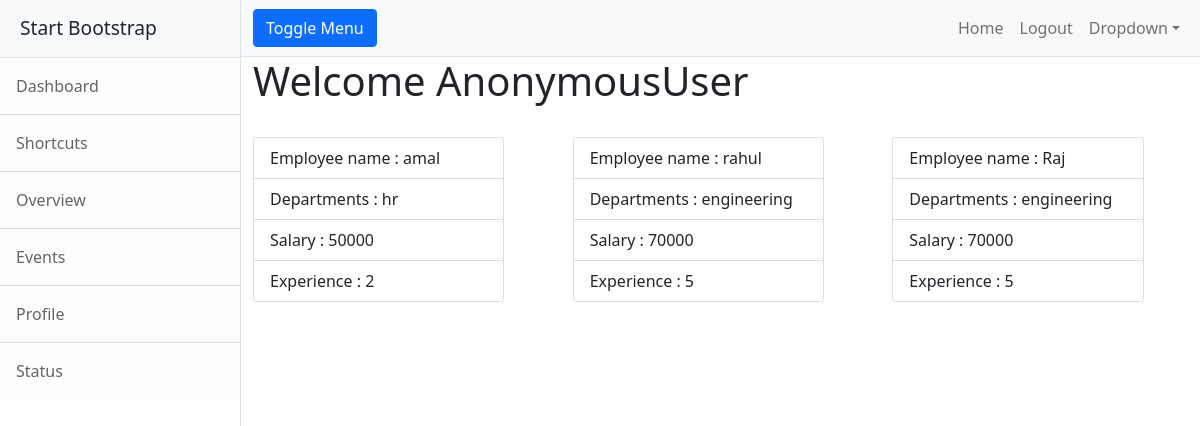
The page /customer/ on the database as committed earlier.
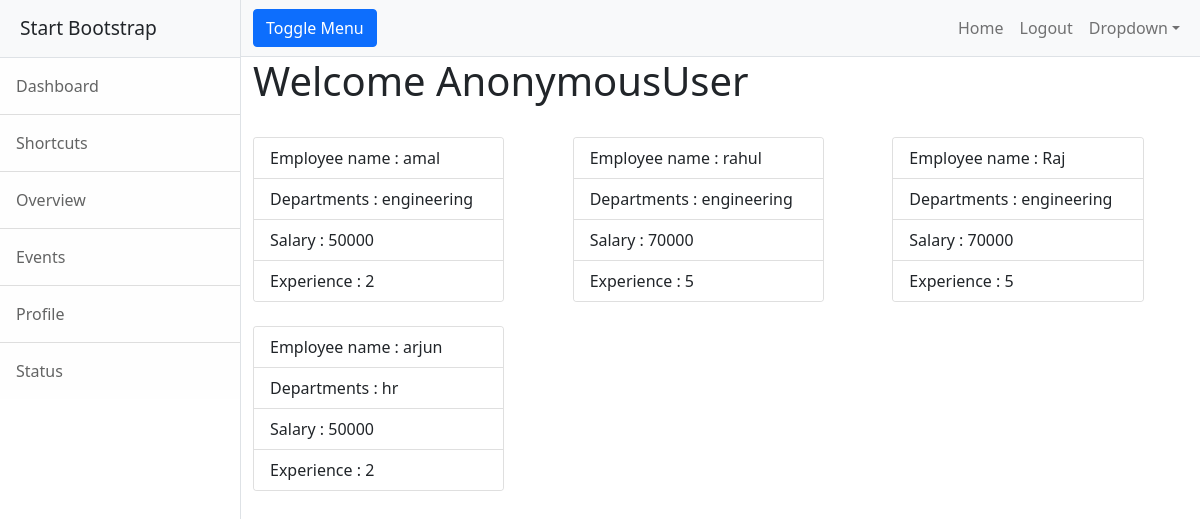
The same page on the database as committed later.
### employee/models.py (models this page shows, shortened)
class Employee(models.Model):
    emp_name=models.CharField(max_length=100,unique=True)
    department=models.CharField(max_length=80)
    salary=models.PositiveIntegerField()
    exp=models.PositiveIntegerField()

### customer/views.py (the view)
# urls.py: path("",views.home,name="home")
def home(request):
    emps=Employee.objects.all()
    context={}
    context["emps"]=emps
    return render(request,"customer/userhome.html",context)

### customer/templates/customer/userhome.html
<!DOCTYPE html>
{%extends 'customer/base.html'%}
{% block body_block %}
<h1>Welcome {{request.user}}</h1>
<div class="row">
    {%for emp in emps%}
     <div class="col-4 mt-4">
        <div class="card" style="width: 85%;">
            <ul class="list-group list-group-flush">
                <li class="list-group-item">Employee name : {{emp.emp_name}}</li>
                <li class="list-group-item">Departments : {{emp.department}}</li>
                <li class="list-group-item">Salary : {{emp.salary}}</li>
                <li class="list-group-item">Experience : {{emp.exp}}</li>
            </ul>
        </div>
    </div>
    {%endfor%}
</div>
{%endblock%}

Rows that differ between the two databases and show on the page:
changed Employee "amal": department "hr" → "engineering"
added Employee: emp_name "arjun", department "hr", salary "50000", exp "2"
